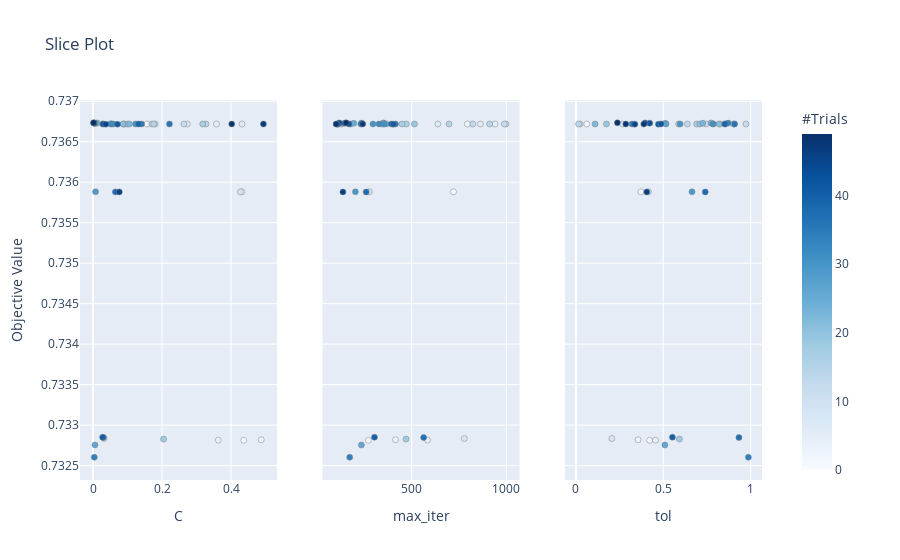

Write notebook code for a chart like this one.
### Code cell
###################################################################################################
# Select parameters to visualize.
plot_slice(study, params=['max_iter', 'C','tol'])
